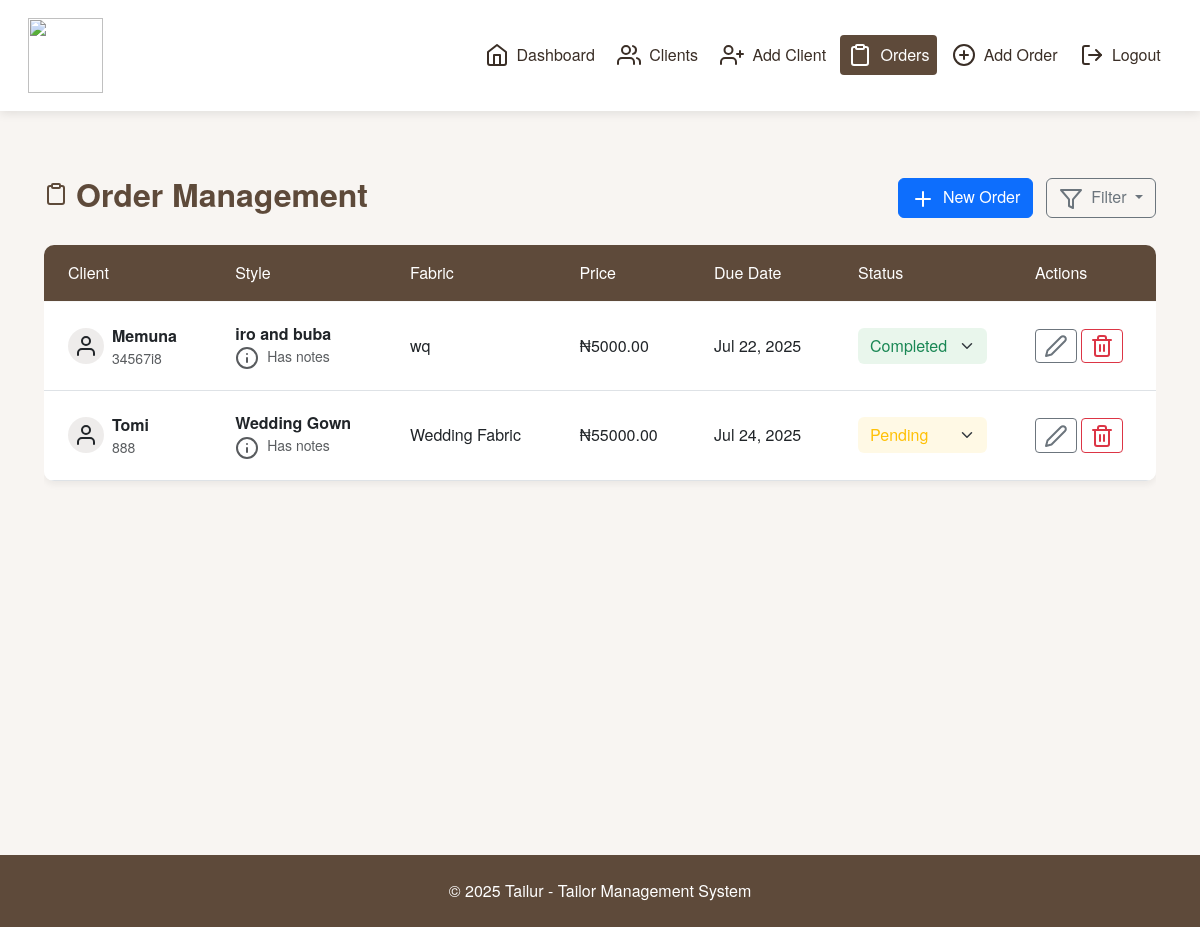
Screenshot of /orders/ (signed in) with the database file from the repository.
### main/models.py (models this page shows, shortened)
class Order(models.Model):
    client = models.ForeignKey(Client, on_delete=models.CASCADE)
    style_name = models.CharField(max_length=100)
    fabric_type = models.CharField(max_length=100, blank=True, null=True)
    price = models.DecimalField(max_digits=10, decimal_places=2)
    due_date = models.DateField()
    delivery_status = models.CharField(max_length=50, choices=[('pending', 'Pending'), ('completed', 'Completed')], default='pending')
    notes = models.TextField(blank=True, null=True)
    created_at = models.DateTimeField(auto_now_add=True)

class Client(models.Model):
    user = models.ForeignKey(User, on_delete=models.CASCADE)  # tailor account
    name = models.CharField(max_length=100)
    phone = models.CharField(max_length=20)
    address = models.TextField(blank=True, null=True)
    gender = models.CharField(max_length=10, choices=[('Male', 'Male'), ('Female', 'Female')], default="Male")
    date_added = models.DateTimeField(auto_now_add=True)

### main/views.py (the view)
# urls.py: path('orders/', views.list_orders, name='list_orders'),  # List orders URL
@login_required
def list_orders(request):
    orders = Order.objects.filter(client__user=request.user).all()
    return render(request, 'list_orders.html', {'orders': orders})

### main/templates/list_orders.html (shortened to what this page needs)
{% extends "base.html" %}
{% load static %}
{% block content %}
<div class="orders-container">
    <div class="orders-header">
        <div class="d-flex justify-content-between align-items-center mb-4">
            <h2 class="orders-title">
                <i data-feather="clipboard" class="me-2"></i>
                Order Management
            </h2>
            <div>
                <a href="{% url 'add_order' %}" class="btn btn-primary me-2">
                    <i data-feather="plus" class="me-1"></i> New Order
                </a>
                <div class="btn-group">
                    <button type="button" class="btn btn-outline-secondary dropdown-toggle" data-bs-toggle="dropdown">
                        <i data-feather="filter" class="me-1"></i> Filter
                    </button>
                </div>
            </div>
        </div>
    </div>
    <div class="orders-list">
        {% if orders %}
        <div class="table-responsive">
            <table class="table orders-table">
                <thead>
                    <tr>
                        <th>Client</th>
                        <th>Style</th>
                        <th>Fabric</th>
                        <th>Price</th>
                        <th>Due Date</th>
                        <th>Status</th>
                        <th>Actions</th>
                    </tr>
                </thead>
                <tbody>
                    {% for order in orders %}
                    <tr class="order-row {% if order.delivery_status == 'completed' %}order-completed{% endif %}">
                        <td>
                            <div class="d-flex align-items-center">
                                <div class="client-avatar me-2">
                                    <i data-feather="user"></i>
                                </div>
                                <div>
                                    <strong>{{ order.client.name|title }}</strong>
                                    <div class="text-muted small">{{ order.client.phone }}</div>
                                </div>
                            </div>
                        </td>
                        <td>
                            <strong>{{ order.style_name }}</strong>
                            {% if order.notes %}
                            <div class="text-muted small" data-bs-toggle="tooltip" title="{{ order.notes }}">
                                <i data-feather="info" class="me-1"></i> Has notes
                            </div>
                            {% endif %}
                        </td>
                        <td>{{ order.fabric_type|default:"-" }}</td>
                        <td>₦{{ order.price }}</td>
                        <td>
                            <div class="due-date {% if order.is_overdue %}text-danger{% endif %}">
                                {{ order.due_date|date:"M d, Y" }}
                            </div>
                        </td>
                        <td>
                            <form action="{% url 'update_order' order.id %}" method="post" class="status-form">
                                <select name="delivery_status" class="form-select status-select {% if order.delivery_status == 'completed' %}bg-success-light text-success{% else %}bg-warning-light text-warning{% endif %}" onchange="this.form.submit()">
                                    <option value="pending" {% if order.delivery_status == "pending" %}selected{% endif %}>Pending</option>
                                    <option value="completed" {% if order.delivery_status == "completed" %}selected{% endif %}>Completed</option>
                                </select>
                            </form>
                        </td>
                        <td>
                            <div class="d-flex">
                                <a href="" class="btn btn-sm btn-outline-secondary me-1" title="Edit">
                                    <i data-feather="edit-2"></i>
                                </a>
                                <form action="" method="post" class="delete-form">
                                    <button type="submit" class="btn btn-sm btn-outline-danger" title="Delete" onclick="return confirm('Are you sure you want to delete this order?')">
                                        <i data-feather="trash-2"></i>
                                    </button>
                                </form>
                            </div>
                        </td>
                    </tr>
                    {% endfor %}
                </tbody>
            </table>
        </div>
        {% endif %}
    </div>
</div>
{% endblock %}

### main/templates/base.html (style rules this page uses)
:root { --primary-color: #5e4a3a; --secondary-color: #c8a797; --accent-color: #9d6b53; --light-color: #f8f5f2; --dark-color: #3a2e26; }
body { font-family: 'Helvetica Neue', Arial, sans-serif; background-color: var(--light-color); color: var(--dark-color); min-height: 100vh; display: flex; flex-direction: column; }

### main/templates/list_orders.html (style rules this page uses)
.orders-container { padding: 2rem; background-color: var(--light-color); min-height: calc(100vh - 120px); }
.orders-title { color: var(--primary-color); font-weight: 600; display: flex; align-items: center; }
.orders-table { background-color: white; border-radius: 10px; overflow: hidden; box-shadow: 0 4px 6px rgba(0, 0, 0, 0.05); }
.orders-table thead th { background-color: var(--primary-color); color: white; font-weight: 500; padding: 1rem 1.5rem; border-bottom: none; }
.orders-table tbody td { padding: 1.25rem 1.5rem; vertical-align: middle; border-top: 1px solid rgba(0, 0, 0, 0.03); }
.order-completed { background-color: rgba(40, 167, 69, 0.05); }
.client-avatar { width: 36px; height: 36px; border-radius: 50%; background-color: rgba(94, 74, 58, 0.1); display: flex; align-items: center; justify-content: center; }
.status-select { border: none; font-weight: 500; padding: 0.375rem 1.75rem 0.375rem 0.75rem; cursor: pointer; transition: all 0.2s; }
.bg-success-light { background-color: rgba(40, 167, 69, 0.1); }
.bg-warning-light { background-color: rgba(255, 193, 7, 0.1); }
.due-date { font-weight: 500; display: flex; align-items: center; }

### rows the page displays
Order: client.name "Memuna", client.phone "34567i8", style_name "iro and buba", fabric_type "wq", price "5000.00", due_date "Jul 22, 2025", delivery_status "Completed"
Order: client.name "Tomi", client.phone "888", style_name "Wedding Gown", fabric_type "Wedding Fabric", price "55000.00", due_date "Jul 24, 2025", delivery_status "Pending"
